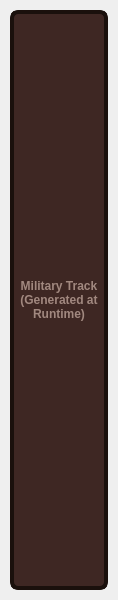
<?xml version="1.0" encoding="UTF-8"?>
<ui version="4.0">
 <class>MilitaryTrackWidget</class>
 <widget class="QWidget" name="MilitaryTrackWidget">
  <property name="geometry">
   <rect>
    <x>0</x>
    <y>0</y>
    <width>118</width>
    <height>600</height>
   </rect>
  </property>
  <layout class="QVBoxLayout" name="verticalLayout">
   <property name="spacing">
    <number>0</number>
   </property>
   <property name="leftMargin">
    <number>10</number>
   </property>
   <property name="topMargin">
    <number>10</number>
   </property>
   <property name="rightMargin">
    <number>10</number>
   </property>
   <property name="bottomMargin">
    <number>10</number>
   </property>
   <item>
    <widget class="QFrame" name="trackContainer">
     <property name="styleSheet">
      <string notr="true">#trackContainer { 
  background-color: #3E2723; 
  border: 4px solid #1a100c; 
  border-radius: 8px; 
}</string>
     </property>
     <property name="frameShape">
      <enum>QFrame::Shape::NoFrame</enum>
     </property>
     <property name="frameShadow">
      <enum>QFrame::Shadow::Plain</enum>
     </property>
     <layout class="QVBoxLayout" name="trackLayout">
      <property name="spacing">
       <number>1</number>
      </property>
      <property name="leftMargin">
       <number>0</number>
      </property>
      <property name="topMargin">
       <number>0</number>
      </property>
      <property name="rightMargin">
       <number>0</number>
      </property>
      <property name="bottomMargin">
       <number>0</number>
      </property>
      <item>
       <widget class="QLabel" name="label_placeholder">
        <property name="text">
         <string>Military Track (Generated at Runtime)</string>
        </property>
        <property name="alignment">
         <set>Qt::AlignCenter</set>
        </property>
        <property name="styleSheet">
         <string notr="true">color: #A1887F; font-weight: bold;</string>
        </property>
        <property name="wordWrap">
         <bool>true</bool>
        </property>
       </widget>
      </item>
     </layout>
    </widget>
   </item>
  </layout>
 </widget>
 <resources/>
 <connections/>
</ui>
